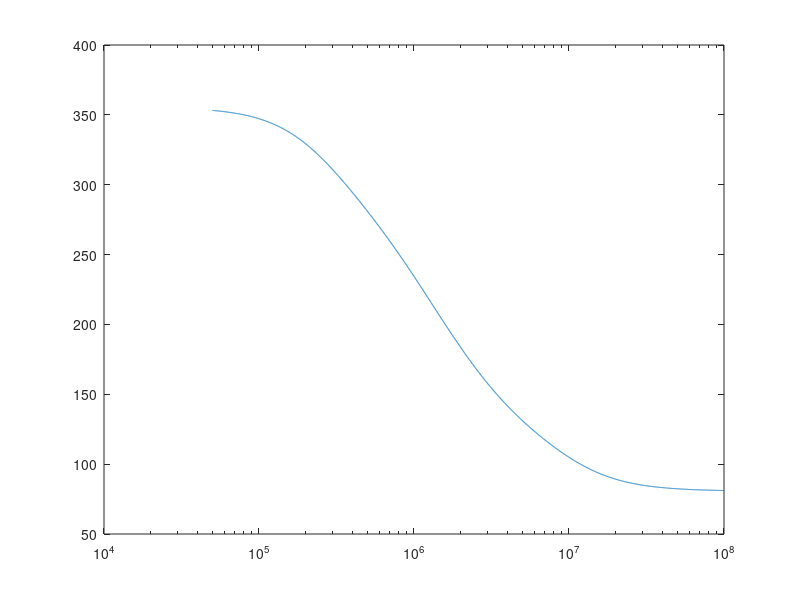
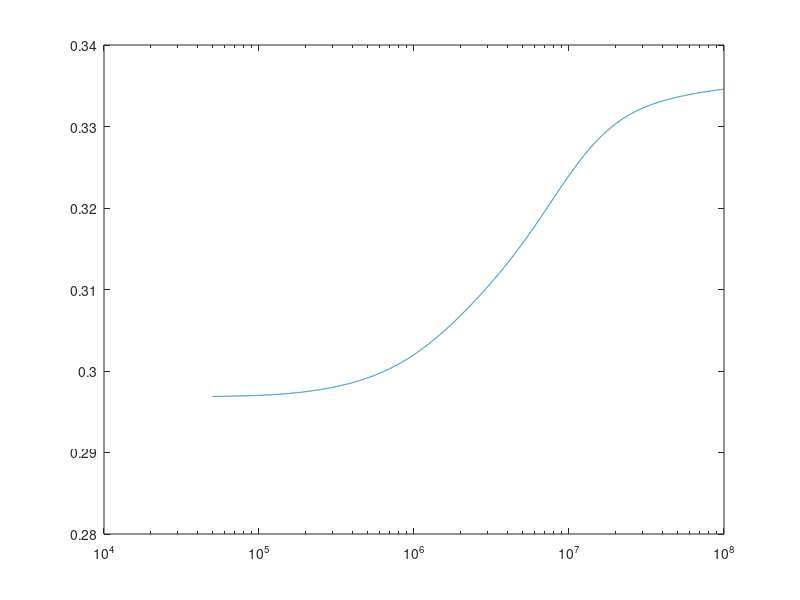

Reproduce these figures in MATLAB, in order.
%   Spheroidal Model for E colli
clc
clear all
close all


% Frequency range
f_min=0.5*1e5;
f_max=1.0*1e8;
N_f=5001;
%del_f=(f_max-f_min)/(N_f-1);
eps_ssp(1:N_f)=0+0*1i;
Frq=logspace(log10(f_min),log10(f_max),N_f);

% Dimensions and Permitivities of the different layers
% Constant with frequency
rad_z=2*1e-6;
rad_x=0.5*1e-6;
rad_y=0.5*1e-6;
axr=rad_z/rad_x;
thk_om=7*1e-9;
thk_im=7*1e-9;
thk_pp=10*1e-9;
eps_0=8.854*1e-12;
vol_rt=0.1;
%eps_ssp(N_f)=0+0*1i;

for n_f=1:N_f
    %frq=f_min+(n_f-1)*del_f;
    frq=Frq(n_f);
    X(n_f)=frq;
%Variable with frequency
eps_md(n_f)=81-1i*(0.35/(2*pi*frq*eps_0));
eps_om(n_f)=10-1i*0;
eps_pp(n_f)=60-1i*(3/(2*pi*frq*eps_0));
eps_im(n_f)=6-1i*(0/(2*pi*frq*eps_0));
eps_cp(n_f)=100-1i*(0.22/(2*pi*frq*eps_0));

% Volume ratios
vol_1(n_f)=(rad_z-thk_om)*(rad_x-thk_om)^2/(rad_z*rad_x^2);
vol_2(n_f)=(rad_z-thk_om-thk_pp)*(rad_x-thk_om-thk_pp)^2/((rad_z-thk_om)*(rad_x-thk_om)^2);
vol_3(n_f)=(rad_z-thk_om-thk_pp-thk_im)*(rad_x-thk_om-thk_pp-thk_im)^2/((rad_z-thk_om-thk_pp)*(rad_x-thk_om-thk_pp)^2);

% Depolarization factors
alp_z(n_f)=(-(1/(axr^2-1)))+(axr/((axr^2-1)^(1.5)))*log(axr+sqrt(axr^2-1));
alp_x(n_f)=0.5*(1-alp_z(n_f));
alp_y(n_f)=0.5*(1-alp_z(n_f));
bet_x(n_f)=((1-alp_x(n_f))/alp_x(n_f));
bet_y(n_f)=((1-alp_y(n_f))/alp_y(n_f));
bet_z(n_f)=((1-alp_z(n_f))/alp_z(n_f));

% Equivalent Complex Relative Permittivities


eps_mx(n_f)=eps_im(n_f)*(((bet_x(n_f)*(1-vol_3(n_f))*eps_im(n_f))+((1+bet_x(n_f)*vol_3(n_f))*eps_cp(n_f)))/(((bet_x(n_f)+vol_3(n_f))*eps_im(n_f))+((1-vol_3(n_f))*eps_cp(n_f))));
eps_my(n_f)=eps_im(n_f)*(((bet_y(n_f)*(1-vol_3(n_f))*eps_im(n_f))+((1+bet_y(n_f)*vol_3(n_f))*eps_cp(n_f)))/(((bet_y(n_f)+vol_3(n_f))*eps_im(n_f))+((1-vol_3(n_f))*eps_cp(n_f))));
eps_mz(n_f)=eps_im(n_f)*(((bet_z(n_f)*(1-vol_3(n_f))*eps_im(n_f))+((1+bet_z(n_f)*vol_3(n_f))*eps_cp(n_f)))/(((bet_z(n_f)+vol_3(n_f))*eps_im(n_f))+((1-vol_3(n_f))*eps_cp(n_f))));

eps_qx(n_f)=eps_pp(n_f)*(((bet_x(n_f)*(1-vol_2(n_f))*eps_pp(n_f))+((1+bet_x(n_f)*vol_2(n_f))*eps_mx(n_f)))/(((bet_x(n_f)+vol_2(n_f))*eps_pp(n_f))+((1-vol_2(n_f))*eps_mx(n_f))));
eps_qy(n_f)=eps_pp(n_f)*(((bet_y(n_f)*(1-vol_2(n_f))*eps_pp(n_f))+((1+bet_y(n_f)*vol_2(n_f))*eps_my(n_f)))/(((bet_y(n_f)+vol_2(n_f))*eps_pp(n_f))+((1-vol_2(n_f))*eps_my(n_f))));
eps_qz(n_f)=eps_pp(n_f)*(((bet_z(n_f)*(1-vol_2(n_f))*eps_pp(n_f))+((1+bet_z(n_f)*vol_2(n_f))*eps_mz(n_f)))/(((bet_z(n_f)+vol_2(n_f))*eps_pp(n_f))+((1-vol_2(n_f))*eps_mz(n_f))));

eps_px(n_f)=eps_om(n_f)*(((bet_x(n_f)*(1-vol_1(n_f))*eps_om(n_f))+((1+bet_x(n_f)*vol_1(n_f))*eps_qx(n_f)))/(((bet_x(n_f)+vol_1(n_f))*eps_om(n_f))+((1-vol_1(n_f))*eps_qx(n_f))));
eps_py(n_f)=eps_om(n_f)*(((bet_y(n_f)*(1-vol_1(n_f))*eps_om(n_f))+((1+bet_y(n_f)*vol_1(n_f))*eps_qy(n_f)))/(((bet_y(n_f)+vol_1(n_f))*eps_om(n_f))+((1-vol_1(n_f))*eps_qy(n_f))));
eps_pz(n_f)=eps_om(n_f)*(((bet_z(n_f)*(1-vol_1(n_f))*eps_om(n_f))+((1+bet_z(n_f)*vol_1(n_f))*eps_qz(n_f)))/(((bet_z(n_f)+vol_1(n_f))*eps_om(n_f))+((1-vol_1(n_f))*eps_qz(n_f))));


%Maxwell- Wagner expressions

eps_inx(n_f)=((eps_px(n_f)-eps_md(n_f))/(alp_x(n_f)*eps_px(n_f)+(1-alp_x(n_f))*eps_md(n_f)));
eps_iny(n_f)=((eps_py(n_f)-eps_md(n_f))/(alp_y(n_f)*eps_py(n_f)+(1-alp_y(n_f))*eps_md(n_f)));
eps_inz(n_f)=((eps_pz(n_f)-eps_md(n_f))/(alp_z(n_f)*eps_pz(n_f)+(1-alp_z(n_f))*eps_md(n_f)));


eps_ssp(n_f)=eps_md(n_f)*((((2/9)*vol_rt)*((eps_inx(n_f))+(eps_iny(n_f))+(eps_inz(n_f))))+1)/(1-((vol_rt/9)*(eps_inx(n_f)+eps_iny(n_f)+eps_inz(n_f))));
Num_1(n_f)=(((2/9)*vol_rt)*((eps_inx(n_f))+(eps_iny(n_f))+(eps_inz(n_f))));
Den_1(n_f)=((vol_rt/9)*(eps_inx(n_f)+eps_iny(n_f)+eps_inz(n_f)));
eps_ssp_1(n_f)=eps_md(n_f)*(Num_1(n_f)+1)/(1-Den_1(n_f));
eps_rea(n_f)=real (eps_ssp(n_f));
sgm(n_f)=imag(eps_ssp(n_f)*2*pi*frq*eps_0);
%eps_ssp(n_f)=eps_md(n_f)*(((2/9)*vol_rt)*((eps_inx(n_f)+1)+(eps_iny(n_f)+1)+(eps_inz(n_f)+1))+1)/(1-((vol_rt/9)*(eps_inx(n_f)+eps_iny(n_f)+eps_inz(n_f))))
end


figure('Name', 'eps_real');
semilogx(X, eps_rea)

figure('Name', 'sigma');
semilogx(X,-sgm)




